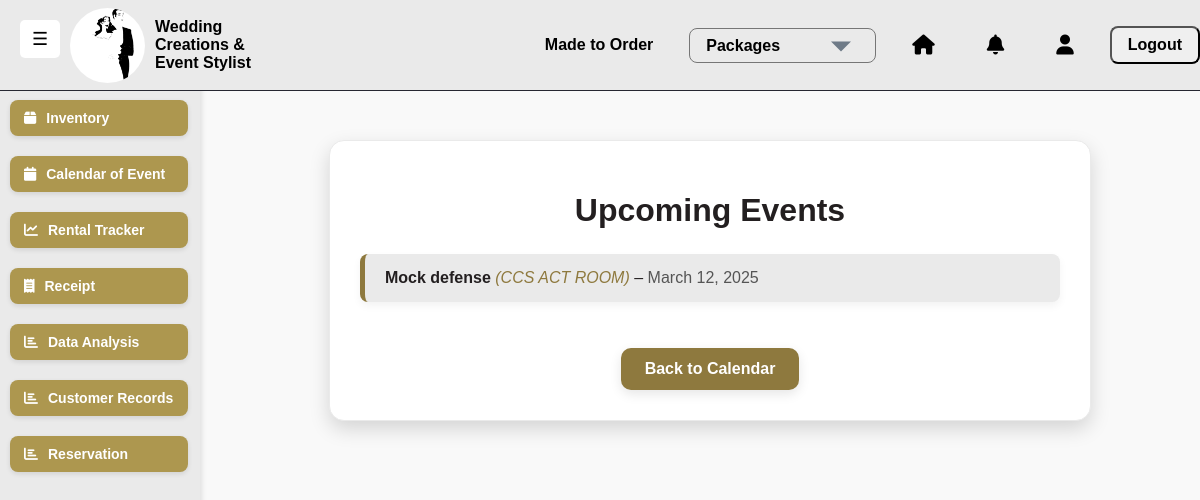
Before: /upcoming-events/ (signed in) with the older database file.
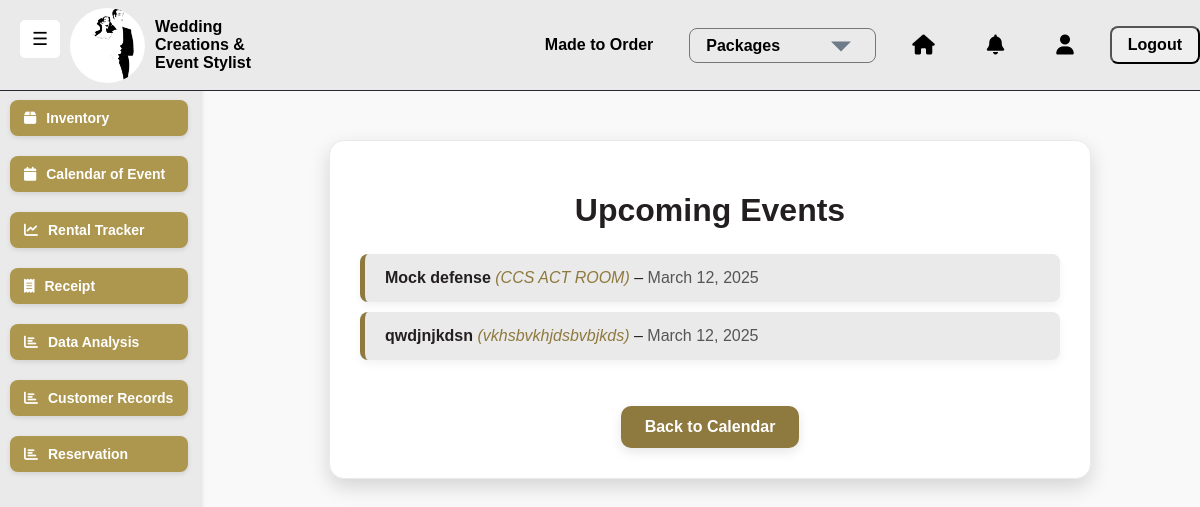
After: the same page with the newer database file.
### saritasapp/models.py (models this page shows, shortened)
class Event(models.Model):
    title = models.CharField(max_length=200)
    venue = models.CharField(max_length=255)  # Ensure this exists
    start_date = models.DateField()
    end_date = models.DateField(null=True, blank=True)
    notes = models.TextField(blank=True, null=True)

### saritasapp/views.py (the view)
# urls.py: path("upcoming-events/", views.upcoming_events, name="upcoming_events"),
@login_required
def upcoming_events(request):
    events = Event.objects.filter(start_date__gt=now().date())
    return render(request, "saritasapp/upcoming_events.html", {"events": events})

### saritasapp/templates/saritasapp/upcoming_events.html (shortened to what this page needs)
{% extends "saritasapp/base.html" %}
{% block content %}
<div class="event-container">
    <h1 class="heading">Upcoming Events</h1>
    <ul class="event-list">
        {% for event in events %}
            <li class="event-item">
                <strong>{{ event.title }}</strong>
                <span class="event-venue">({{ event.venue }})</span> –
                <span class="event-dates">{{ event.start_date }}</span>
            </li>
        {% empty %}
            <p class="no-events">No upcoming events.</p>
        {% endfor %}
    </ul>
    <a href="{% url 'saritasapp:calendar' %}" class="gold-button">Back to Calendar</a>
</div>
{% endblock %}

Changed rows visible on the page:
added Event: title "qwdjnjkdsn", venue "vkhsbvkhjdsbvbjkds", start_date "March 12, 2025"
